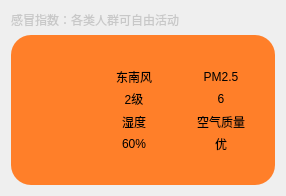
     <widget class="QWidget" name="widget03" native="true">
      <property name="styleSheet">
       <string notr="true">color:rgb(200,200,200);
</string>
      </property>
      <layout class="QVBoxLayout" name="verticalLayout" stretch="1,5">
       <item>
        <widget class="QLabel" name="labelGanmao">
         <property name="text">
          <string>感冒指数：各类人群可自由活动</string>
         </property>
        </widget>
       </item>
       <item>
        <widget class="QWidget" name="widget0301" native="true">
         <property name="styleSheet">
          <string notr="true">background-color: rgb(255, 127, 41);
border-radius:20px;</string>
         </property>
         <layout class="QGridLayout" name="gridLayout">
          <property name="leftMargin">
           <number>60</number>
          </property>
          <property name="topMargin">
           <number>30</number>
          </property>
          <property name="rightMargin">
           <number>30</number>
          </property>
          <property name="bottomMargin">
           <number>30</number>
          </property>
          <property name="spacing">
           <number>0</number>
          </property>
          <item row="0" column="0">
           <layout class="QHBoxLayout" name="horizontalLayout">
            <property name="spacing">
             <number>0</number>
            </property>
            <item>
             <widget class="QLabel" name="labelFX">
              <property name="minimumSize">
               <size>
                <width>45</width>
                <height>45</height>
               </size>
              </property>
              <property name="maximumSize">
               <size>
                <width>45</width>
                <height>45</height>
               </size>
              </property>
              <property name="sizeIncrement">
               <size>
                <width>45</width>
                <height>45</height>
               </size>
              </property>
              <property name="baseSize">
               <size>
                <width>45</width>
                <height>45</height>
               </size>
              </property>
              <property name="text">
               <string/>
              </property>
              <property name="pixmap">
               <pixmap resource="res.qrc">:/res/winds.png</pixmap>
              </property>
              <property name="scaledContents">
               <bool>true</bool>
              </property>
             </widget>
            </item>
            <item>
             <layout class="QVBoxLayout" name="verticalLayout_2">
              <item>
               <widget class="QLabel" name="labelFXType">
                <property name="styleSheet">
                 <string notr="true">color: rgb(0, 0, 0);</string>
                </property>
                <property name="text">
                 <string>东南风</string>
                </property>
                <property name="alignment">
                 <set>Qt::AlignCenter</set>
                </property>
               </widget>
              </item>
              <item>
               <widget class="QLabel" name="labelFXType_2">
                <property name="styleSheet">
                 <string notr="true">color: rgb(0, 0, 0);</string>
                </property>
                <property name="text">
                 <string>2级</string>
                </property>
                <property name="alignment">
                 <set>Qt::AlignCenter</set>
                </property>
               </widget>
              </item>
             </layout>
            </item>
           </layout>
          </item>
          <item row="0" column="1">
           <layout class="QHBoxLayout" name="horizontalLayout_2">
            <item>
             <widget class="QLabel" name="labelPM25">
              <property name="minimumSize">
               <size>
                <width>45</width>
                <height>45</height>
               </size>
              </property>
              <property name="maximumSize">
               <size>
                <width>45</width>
                <height>45</height>
               </size>
              </property>
              <property name="sizeIncrement">
               <size>
                <width>45</width>
                <height>45</height>
               </size>
              </property>
              <property name="baseSize">
               <size>
                <width>45</width>
                <height>45</height>
               </size>
              </property>
              <property name="text">
               <string/>
              </property>
              <property name="pixmap">
               <pixmap resource="res.qrc">:/res/PM2.5.png</pixmap>
              </property>
              <property name="scaledContents">
               <bool>true</bool>
              </property>
             </widget>
            </item>
            <item>
             <layout class="QVBoxLayout" name="verticalLayout_3">
              <item>
               <widget class="QLabel" name="labelPM25Type">
                <property name="styleSheet">
                 <string notr="true">color: rgb(0, 0, 0);</string>
                </property>
                <property name="text">
                 <string>PM2.5</string>
                </property>
                <property name="alignment">
                 <set>Qt::AlignCenter</set>
                </property>
               </widget>
              </item>
              <item>
               <widget class="QLabel" name="labelPM25Data">
                <property name="styleSheet">
                 <string notr="true">color: rgb(0, 0, 0);</string>
                </property>
                <property name="text">
                 <string>6</string>
                </property>
                <property name="alignment">
                 <set>Qt::AlignCenter</set>
                </property>
               </widget>
              </item>
             </layout>
            </item>
           </layout>
          </item>
          <item row="1" column="0">
           <layout class="QHBoxLayout" name="horizontalLayout_3">
            <item>
             <widget class="QLabel" name="labelShidu">
              <property name="minimumSize">
               <size>
                <width>45</width>
                <height>45</height>
               </size>
              </property>
              <property name="maximumSize">
               <size>
                <width>45</width>
                <height>45</height>
               </size>
              </property>
              <property name="sizeIncrement">
               <size>
                <width>45</width>
                <height>45</height>
               </size>
              </property>
              <property name="baseSize">
               <size>
                <width>45</width>
                <height>45</height>
               </size>
              </property>
              <property name="text">
               <string/>
              </property>
              <property name="pixmap">
               <pixmap resource="res.qrc">:/res/humidity.png</pixmap>
              </property>
              <property name="scaledContents">
               <bool>true</bool>
              </property>
             </widget>
            </item>
            <item>
             <layout class="QVBoxLayout" name="verticalLayout_4">
              <item>
               <widget class="QLabel" name="labelShiduType">
                <property name="styleSheet">
                 <string notr="true">color: rgb(0, 0, 0);</string>
                </property>
                <property name="text">
                 <string>湿度</string>
                </property>
                <property name="alignment">
                 <set>Qt::AlignCenter</set>
                </property>
               </widget>
              </item>
              <item>
               <widget class="QLabel" name="labelShiduData">
                <property name="styleSheet">
                 <string notr="true">color: rgb(0, 0, 0);</string>
                </property>
                <property name="text">
                 <string>60%</string>
                </property>
                <property name="alignment">
                 <set>Qt::AlignCenter</set>
                </property>
               </widget>
              </item>
             </layout>
            </item>
           </layout>
          </item>
          <item row="1" column="1">
           <layout class="QHBoxLayout" name="horizontalLayout_4">
            <item>
             <widget class="QLabel" name="labelAir">
              <property name="minimumSize">
               <size>
                <width>45</width>
                <height>45</height>
               </size>
              </property>
              <property name="maximumSize">
               <size>
                <width>45</width>
                <height>45</height>
               </size>
              </property>
              <property name="sizeIncrement">
               <size>
                <width>45</width>
                <height>45</height>
               </size>
              </property>
              <property name="baseSize">
               <size>
                <width>45</width>
                <height>45</height>
               </size>
              </property>
              <property name="text">
               <string/>
              </property>
              <property name="pixmap">
               <pixmap resource="res.qrc">:/res/air.png</pixmap>
              </property>
              <property name="scaledContents">
               <bool>true</bool>
              </property>
             </widget>
            </item>
            <item>
             <layout class="QVBoxLayout" name="verticalLayout_5">
              <item>
               <widget class="QLabel" name="labelAirType">
                <property name="styleSheet">
                 <string notr="true">color: rgb(0, 0, 0);</string>
                </property>
                <property name="text">
                 <string>空气质量</string>
                </property>
                <property name="alignment">
                 <set>Qt::AlignCenter</set>
                </property>
               </widget>
              </item>
              <item>
               <widget class="QLabel" name="labelAirData">
                <property name="styleSheet">
                 <string notr="true">color: rgb(0, 0, 0);</string>
                </property>
                <property name="text">
                 <string>优</string>
                </property>
                <property name="alignment">
                 <set>Qt::AlignCenter</set>
                </property>
               </widget>
              </item>
             </layout>
            </item>
           </layout>
          </item>
         </layout>
        </widget>
       </item>
      </layout>
     </widget>
